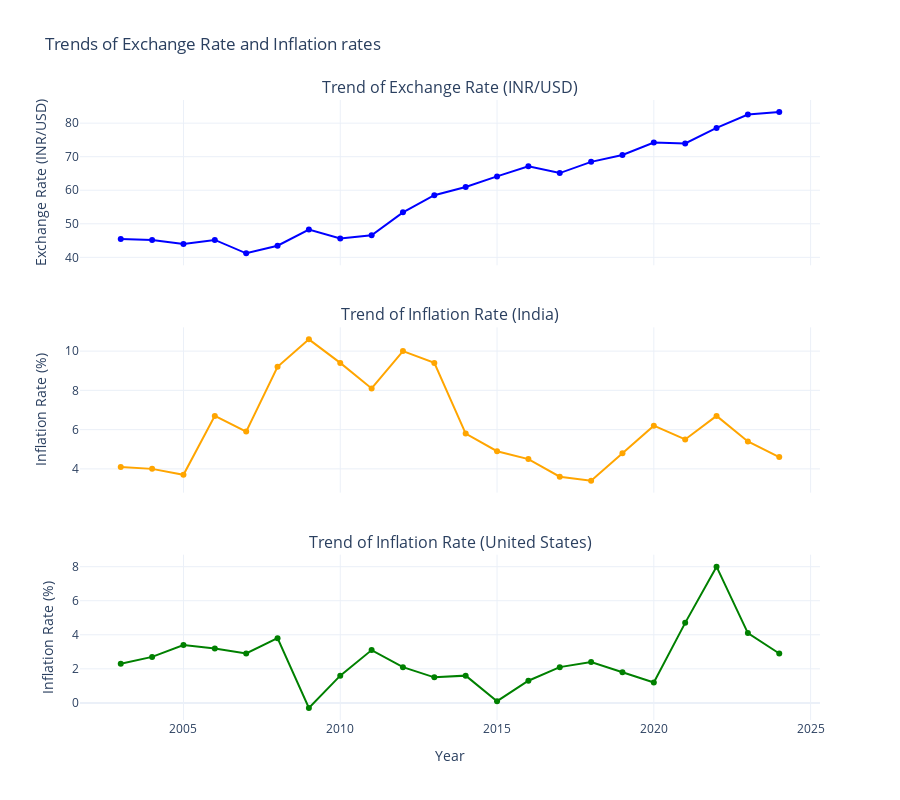

Here is the notebook cell this chart was saved with:
### Code cell
import plotly.graph_objs as go
from plotly.subplots import make_subplots

fig = make_subplots(rows=3,cols=1,
                   shared_xaxes=True,
                   vertical_spacing=0.1,
                   subplot_titles=("Trend of Exchange Rate (INR/USD)",
                                  "Trend of Inflation Rate (India)",
                                  "Trend of Inflation Rate (United States)"))

fig.add_trace(go.Scatter(x=merged_df['Year'],
                        y=merged_df['Exchange Rate(INR/USD)'],
                        mode='lines+markers',
                        marker=dict(color='blue'),
                        name='Exchange Rate (INR/USD)'),
             row=1,col=1)

fig.add_trace(go.Scatter(x=merged_df['Year'],
                        y=merged_df['Inflation Rate(India)'],
                        mode='lines+markers',
                        marker=dict(color='orange'),
                        name='Inflation Rate (India)'),
             row=2,col=1)

fig.add_trace(go.Scatter(x=merged_df['Year'],
                         y=merged_df['Inflation Rate (United States)'],
                         mode='lines+markers',
                         marker=dict(color='green'),
                         name='Inflation Rate (United States)'),
              row=3, col=1)

fig.update_layout(height=800,
                 width=900,
                 showlegend=False,
                 title_text="Trends of Exchange Rate and Inflation rates",
                 xaxis3_title="Year",
                 template='plotly_white')
fig.update_yaxes(title_text="Exchange Rate (INR/USD)",row=1,col=1)
fig.update_yaxes(title_text="Inflation Rate (%)",row=2,col=1)
fig.update_yaxes(title_text="Inflation Rate (%)",row=3,col=1)

fig.show()

### Figure 1 — Plotly figure (JSON) as saved in the notebook; plotly's stock layout.template omitted (floating-point values rounded to 4 significant figures)
{"data": [{"marker": {"color": "blue"}, "mode": "lines+markers", "name": "Exchange Rate (INR/USD)", "type": "scatter", "x": [2003, 2004, 2005, 2006, 2007, 2008, 2009, 2010, 2011, 2012, 2013, 2014, 2015, 2016, 2017, 2018, 2019, 2020, 2021, 2022, 2023, 2024], "xaxis": "x", "y": [45.48, 45.19, 44.0, 45.18, 41.19, 43.46, 48.28, 45.62, 46.56, 53.4, 58.53, 60.97, 64.12, 67.17, 65.11, 68.45, 70.51, 74.22, 73.94, 78.58, 82.58, 83.31], "yaxis": "y"}, {"marker": {"color": "orange"}, "mode": "lines+markers", "name": "Inflation Rate (India)", "type": "scatter", "x": [2003, 2004, 2005, 2006, 2007, 2008, 2009, 2010, 2011, 2012, 2013, 2014, 2015, 2016, 2017, 2018, 2019, 2020, 2021, 2022, 2023, 2024], "xaxis": "x2", "y": [4.1, 4, 3.7, 6.7, 5.9, 9.2, 10.6, 9.4, 8.1, 10, 9.4, 5.8, 4.9, 4.5, 3.6, 3.4, 4.8, 6.2, 5.5, 6.7, 5.4, 4.6], "yaxis": "y2"}, {"marker": {"color": "green"}, "mode": "lines+markers", "name": "Inflation Rate (United States)", "type": "scatter", "x": [2003, 2004, 2005, 2006, 2007, 2008, 2009, 2010, 2011, 2012, 2013, 2014, 2015, 2016, 2017, 2018, 2019, 2020, 2021, 2022, 2023, 2024], "xaxis": "x3", "y": [2.3, 2.7, 3.4, 3.2, 2.9, 3.8, -0.3, 1.6, 3.1, 2.1, 1.5, 1.6, 0.1, 1.3, 2.1, 2.4, 1.8, 1.2, 4.7, 8, 4.1, 2.9], "yaxis": "y3"}], "layout": {"annotations": [{"font": {"size": 16}, "showarrow": false, "text": "Trend of Exchange Rate (INR/USD)", "x": 0.5, "xanchor": "center", "xref": "paper", "y": 1, "yanchor": "bottom", "yref": "paper"}, {"font": {"size": 16}, "showarrow": false, "text": "Trend of Inflation Rate (India)", "x": 0.5, "xanchor": "center", "xref": "paper", "y": 0.6333, "yanchor": "bottom", "yref": "paper"}, {"font": {"size": 16}, "showarrow": false, "text": "Trend of Inflation Rate (United States)", "x": 0.5, "xanchor": "center", "xref": "paper", "y": 0.2667, "yanchor": "bottom", "yref": "paper"}], "height": 800, "showlegend": false, "title": {"text": "Trends of Exchange Rate and Inflation rates"}, "width": 900, "xaxis": {"anchor": "y", "domain": [0, 1], "matches": "x3", "showticklabels": false}, "xaxis2": {"anchor": "y2", "domain": [0, 1], "matches": "x3", "showticklabels": false}, "xaxis3": {"anchor": "y3", "domain": [0, 1], "title": {"text": "Year"}}, "yaxis": {"anchor": "x", "domain": [0.7333, 1], "title": {"text": "Exchange Rate (INR/USD)"}}, "yaxis2": {"anchor": "x2", "domain": [0.3667, 0.6333], "title": {"text": "Inflation Rate (%)"}}, "yaxis3": {"anchor": "x3", "domain": [0, 0.2667], "title": {"text": "Inflation Rate (%)"}}}}
